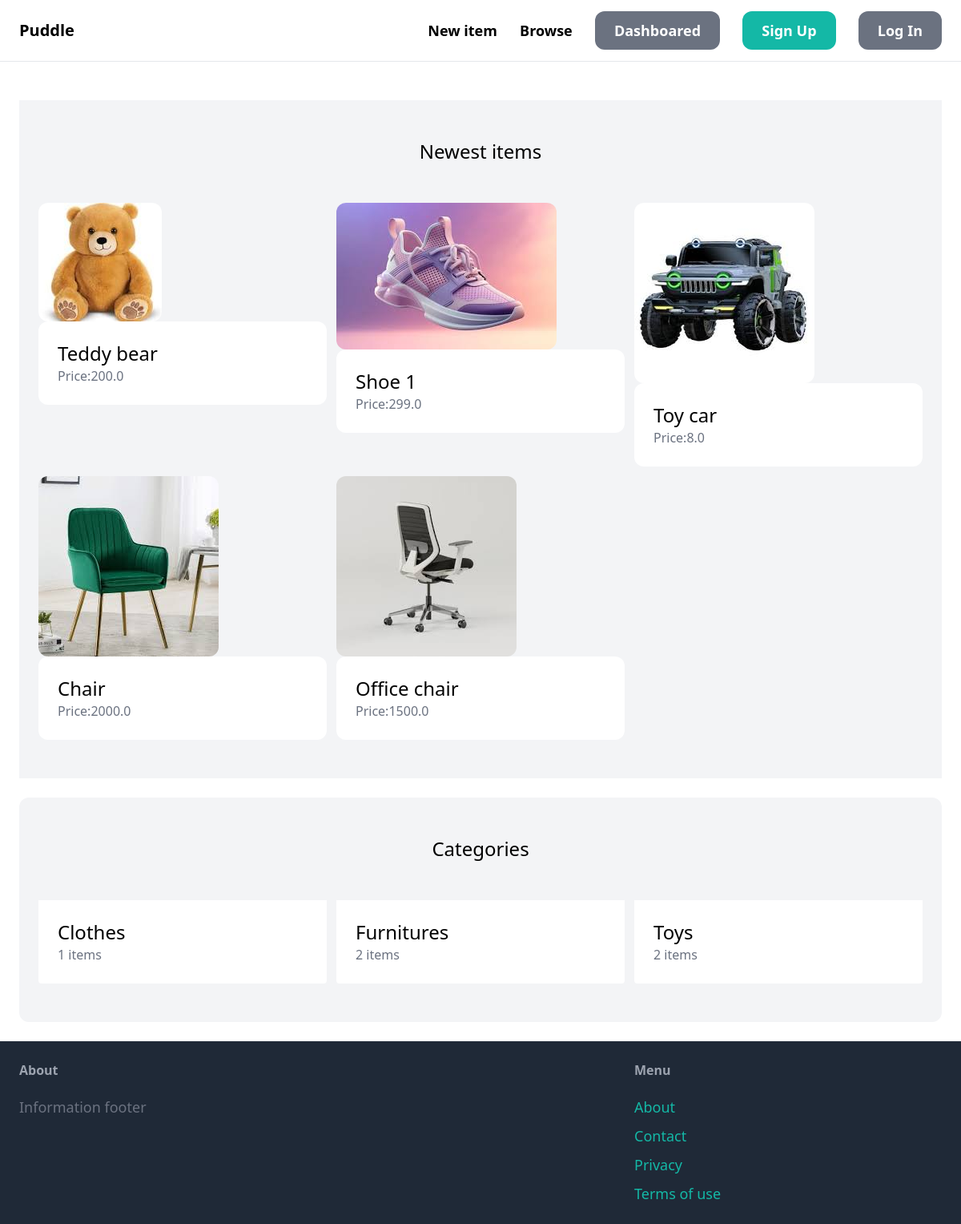
The page / on the database its author committed.
### item/models.py (models this page shows, shortened)
class Item(models.Model):
     category = models.ForeignKey(Category, related_name='items', on_delete=models.CASCADE)
     name = models.CharField(max_length=255)
     description = models.TextField(blank=True, null=True)
     price = models.FloatField()
     image = models.ImageField(upload_to='item_images', blank=True, null=True)
     is_sold = models.BooleanField(default=False)
     created_by = models.ForeignKey(User, related_name='items', on_delete=models.CASCADE)
     created_at = models.DateTimeField(auto_now_add=True)

class Category(models.Model):
    name = models.CharField(max_length=255)
    class Meta:
        ordering = ('name',)
        verbose_name_plural = 'Categories'

### core/views.py (the view)
# urls.py: path('', views.index, name='index'),
def index(request):
    items = Item.objects.filter(is_sold=False)
    categories = Category.objects.all()
    return render(request, 'core/index.html', {'categories':categories, 'items':items})

### core/templates/core/index.html (shortened to what this page needs)
{%  extends 'core/base.html' %}
{% block content  %}
    <div class="mt-6 px-6 py-12 bg-gray-100 rounded-x1">
        <h2 class="mb-12 text-2xl text-center">Newest items</h2>
        <div class="grid grid-cols-3 gap-3">
                {% for item in items  %}
                <div>
                    <a href="{% url 'item:detail' item.id %}">
                        <div>
                            <img src="{{item.image.url}}" class="rounded-xl">
                        </div>
                        <div class="p-6 bg-white rounded-xl">
                            <h2 class="text-2xl">{{item.name}}</h2> </h2>
                            <p class="text-gray-500">Price:{{item.price}}</p>
                        </div>
                    </a>
                </div>
                {% endfor%}
        </div>
    </div>
    <div class="mt-6 px-6 py-12 bg-gray-100 rounded-xl">
        <h2 class="mb-12 text-2xl text-center">Categories</h2>
        <div class="grid grid-cols-3 gap-3">
            {% for category in categories %}
                <div>
                    <a href="#">
                        <div class="p-6 bg-white rounded-b xl">
                            <h2 class="text-2xl">{{category.name}}</h2> </h2>
                            <p class="text-gray-500">{{category.items.count}} items</p>
                        </div>
                    </a>
                </div>
            {% endfor%}
        </div>
    </div>
{%  endblock  %}

### core/templates/core/base.html (shortened to what this page needs)
<!DOCTYPE html>
<html lang="en">
<head>
    <script src="http://cdn.tailwindcss.com"></script>
</head>
<body>
    <nav class="py-6 px-6 flex justify-between items-center border-b border-gray-200">
        <a href="/" class="text-xl font-semibold">Puddle</a>
        <div class="space-x-6">
            <a href="{% url 'item:new' %}" class="text-lg font-semibold hover:text-gray-500">New item</a>
            <a href="{% url 'item:items' %}" class="text-lg font-semibold hover:text-gray-500">Browse</a>
            <a href="{% url 'index' %}" class="px-6 py-3 text-lg font-semibold bg-gray-500 text-white rounded-xl hover:bg-gray-700">Dashboared</a>
            {% if user.is_authenticated %}
            {%  else %}
            <a href="{% url 'core:signup' %}" class="px-6 py-3 text-lg font-semibold bg-teal-500 text-white rounded-xl hover:bg-teal-700">Sign Up</a>
            <a href="{% url 'core:login' %}" class="px-6 py-3 text-lg font-semibold bg-gray-500 text-white rounded-xl hover:bg-gray-700">Log In</a>
            {% endif %}
        </div>
    </nav>
    <div class="px-6 py-6">
        {% block content  %}
        {%  endblock  %}
    </div>
    <footer class="py-6 px-6 flex justify-between bg-gray-800">
        <div class="w-2/3 pr-10">
            <h3 class="mb-5 font-semibold text-gray-400">About</h3>
            <p class="text-lg text-gray-500"> Information footer</p>
        </div>
        <div class="w-1/3">
            <h3 class="mb-5 font-semibold text-gray-400">Menu</h3>
            <ul class="space-y-2">
                <li><a href="#" class="text-lg text-teal-500 hover:text-teal-700">About</a></li>
                <li><a href="{% url 'core:contact' %}" class="text-lg text-teal-500 hover:text-teal-700">Contact</a></li>
                <li><a href="#" class="text-lg text-teal-500 hover:text-teal-700">Privacy</a></li>
                <li><a href="#" class="text-lg text-teal-500 hover:text-teal-700">Terms of use</a></li>
            </ul>
        </div>
    </footer>
</body>
</html>

### rows shown on the page
Item: image (picture), name "Teddy bear", price "200.0"
Item: image (picture), name "Shoe 1", price "299.0"
Item: image (picture), name "Toy car", price "8.0"
Item: image (picture), name "Chair", price "2000.0"
Item: image (picture), name "Office chair", price "1500.0"
Category: name "Clothes", items.count "1"
Category: name "Furnitures", items.count "2"
Category: name "Toys", items.count "2"
